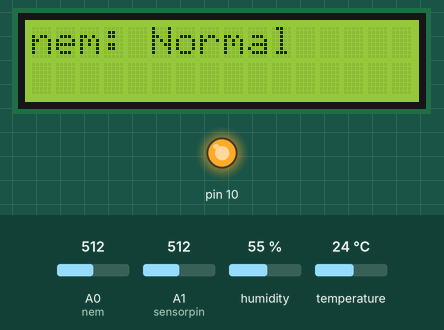
This sketch was run on a simulated Arduino Uno, built with avr-gcc and run on an emulated ATmega328P. Parts: 16×2 character LCD, output pins drawn as LEDs (lit = HIGH). Inputs (shaded band) come from the test bench; at power-on: A0 (nem) = 512, A1 (sensorpin) = 512, humidity 55 %, temperature 24 °C. What the sketch prints to the serial monitor is not drawn.

Above: at 1.2 s.
1.3 s: A0 (nem) set to 607
15.3 s: A0 (nem) set to 632
At 18.7 s:
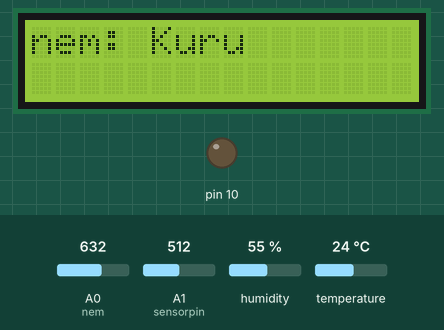
28.6 s: A1 (sensorpin) set to 309
37.6 s: A1 (sensorpin) set to 293
At 43.5 s:
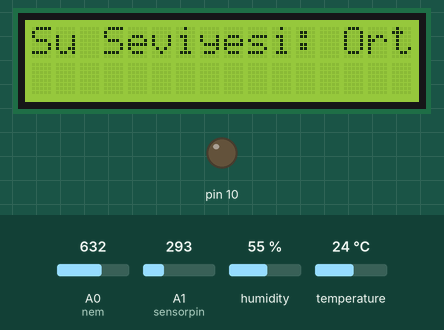
51.6 s: A1 (sensorpin) set to 90
At 61.3 s:
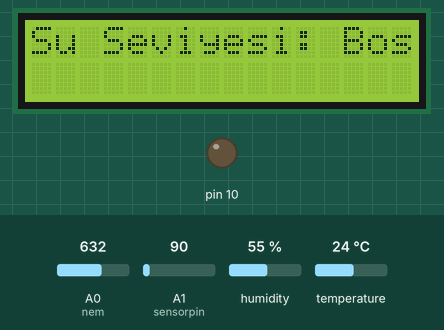
64.8 s: A0 (nem) set to 306
At 73.2 s:
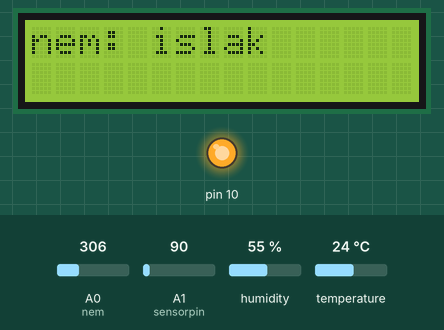
Timing chart, 0 to 74.7 s (numbered marks = the images above; inputs shaded):
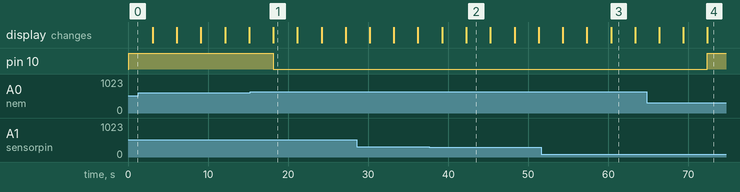

Measured:
- the behaviour switches between 613 and 614 on A0 (nem) (found by bisection; images 0 and 1)
- the behaviour switches between 301 and 300 on A1 (sensorpin) (found by bisection; images 1 and 2)
- after the input at 15.3 s, pin 10: HIGH → LOW after 2.8 s; the display: changes after 2.8 s (image 1)
- after the input at 37.6 s, the display: first differs from a run without the input after 4.7 s (image 2)
- after the input at 51.6 s, the display: first differs from a run without the input after 8.7 s (image 3)
- after the input at 64.8 s, pin 10: LOW → HIGH after 7.6 s; the display: first differs from a run without the input after 7.6 s (image 4)
- what the display in image 1 shows lasts 3.1 s, from 18.1 s to 21.2 s

The sketch:

k_lcd_dht_su.ino
```cpp
#include<LiquidCrystal.h>
#include<dht11.h>
#define DHT 9
int motor = 10;
int nem=0;
int deger;
int suseviye = 0;
int sensorpin = A1;
LiquidCrystal lcd (8,7,6,5,4,3);
dht11 DHT11;

void setup() {

 lcd.begin(16,2);
  Serial.begin(9600);
  pinMode(10,OUTPUT);
}

void loop() {

 deger = analogRead(nem);
 deger = map(deger,0,1023,100,0);

if (deger<=40) digitalWrite(10,LOW);
else if (deger>40 && deger<=70) digitalWrite(10,HIGH);
else if (deger>70) digitalWrite(10,HIGH);

if (deger<=40)
{
lcd.clear();
lcd.clear();
lcd.print("nem:");
lcd.print(0,0);
lcd.print("Kuru");
Serial.println("Kuru");
}
else if (deger>40 && deger<=70)
{
  lcd.clear();
  lcd.print("nem:");
  lcd.print(0,0);
  lcd.print("Normal");
  Serial.println("Normal");
}
else if (deger>70)
{
  lcd.clear();
  lcd.print("nem:");
  lcd.print(0,0);
  lcd.print("islak");
  Serial.println("islak");
}
delay(3000);

int chk = DHT11.read(DHT);

lcd.clear();
lcd.setCursor(0,0);   // there is mistake in all cursor value !! be carefull !!!
lcd.print("Sicaklik: ");
lcd.print((float)DHT11.temperature);
lcd.setCursor(0,0);
lcd.print("Derece");

delay(3000);

suseviye = analogRead(sensorpin);
//if (suseviye<=100) digitalWrite(10,LOW);
//else if (suseviye>100 && suseviye<=250) digitalWrite(10,HIGH);
//else if (suseviye>300) digitalWrite(10,HIGH);

if (suseviye<=100)
{
  lcd.clear();
  lcd.print("Su Seviyesi:");
  lcd.print(0,0);
  lcd.print("Bos");
  Serial.println("Bos");
}
else if (suseviye>100 && suseviye<=250)
{
  lcd.clear();
  lcd.print("Su Seviyesi:");
  lcd.print(0,0);
  lcd.print("Dusuk");
  Serial.println("Dusuk");
}
else if (suseviye>250 && suseviye<=300)
{
  lcd.clear();
  lcd.print("Su Seviyesi:");
  lcd.print(0,0);
  lcd.print("Orta");
  Serial.println("Orta");
}
else if (suseviye>300)
{
  lcd.clear();
  lcd.print("Su Seviyesi:");
  lcd.print(0,0);
  lcd.print("Yuksek");
  Serial.println("Yuksek");
}
delay(3000);
}
```
